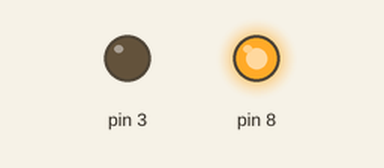
Recording of a sketch running on a simulated Arduino Uno, built with avr-gcc and run on an emulated ATmega328P. On the bench: output pins drawn as LEDs (lit = HIGH).

Above: at 0.5 s.
At 1.5 s:
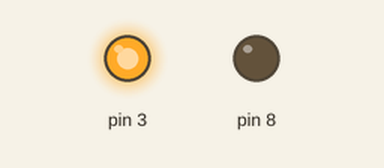
At 5.5 s:
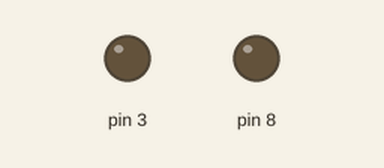
Timing chart, 0 to 6.9 s (numbered marks = the images above):
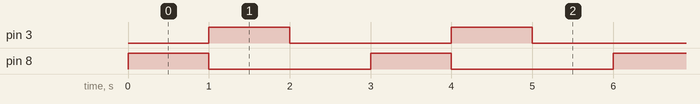

Measured:
- by itself, pin 3, pin 8: alternates HIGH for 1.0 s and LOW for 2.0 s
- by itself, everything shown: repeats every 3.0 s, in 3 steps

The sketch:

traffic-light.ino
```cpp
void setup() {
  // put your setup code here, to run once:
  pinMode(8, OUTPUT);
  pinMode(3, OUTPUT);
}

void loop() {
  // put your main code here, to run repeatedly:
  digitalWrite(8, HIGH);
  digitalWrite(3, LOW);
  digitalWrite(2, LOW);
  delay(1000); // Wait for 1000 millisecond(s)
  digitalWrite(8, LOW);
  digitalWrite(3, HIGH);
  digitalWrite(2, LOW);
  delay(1000); // Wait for 1000 millisecond(s)
  digitalWrite(8, LOW);
  digitalWrite(3, LOW);
  digitalWrite(2, HIGH);
  delay(1000); // Wait for 1000 millisecond(s)
}
```
